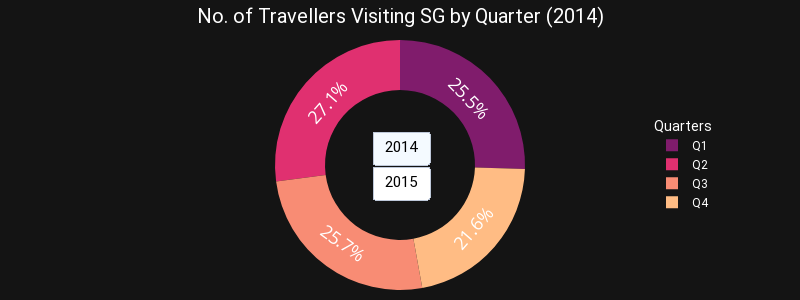

Here is the notebook cell this chart was saved with:
### Markdown cell above
## 3.3 Visual 3 <a id="part3.3"></a>

### Code cell
quarter_count_2014 = year_2014.groupby('quarter')['case'].count()
quarter_count_2015 = year_2015.groupby('quarter')['case'].count()
quarter = quarter_count_2014.index

fig3 = go.Figure()
fig3.add_trace(go.Pie(labels=quarter, values=quarter_count_2014, textinfo='percent', textfont=dict(size=18,color='#FFFFFF'), hole=0.6, name='2014', sort=False, hovertemplate ='<b>%{label}</b>'+'<br>No. of Travellers: %{value}<br>' + 'Percent: %{percent}<extra></extra>', marker=dict(colors=['#801c6c',"#e03070",'#f88c74','#ffbc84'])))
fig3.add_trace(go.Pie(labels=quarter, values=quarter_count_2015, textinfo='percent', textfont=dict(size=18,color='#FFFFFF'), hole=0.6, name='2015', sort=False, hovertemplate ='<b>%{label}</b>'+'<br>No. of Travellers: %{value}<br>' + 'Percent: %{percent}<extra></extra>', visible=False,marker=dict(colors=['#801c6c',"#e03070",'#f88c74','#ffbc84'])))

fig3.update_layout(
    updatemenus=[dict(type='buttons',showactive=True,x=0.5,y=0.5,xanchor="center",yanchor="middle",bgcolor='white',font={'size': 15,'family': 'Roboto','color':'#000000'},
                 buttons=[dict(label='2014',method='update',args=[{'visible': [True, False]},{'title': 'No. of Travellers Visiting SG by Quarter (2014)','showlegend': True}]),
                          dict(label='2015',method='update',args=[{'visible': [False, True]},{'title': 'No. of Travellers Visiting SG by Quarter (2015)','showlegend': True}])])],
    
     title={'text': "No. of Travellers Visiting SG by Quarter (2014)",
           'font': {'size': 20,'family': 'Roboto','color':'#FFFFFF'},
           'x': 0.5,
           'y':0.97,
           'xanchor': 'center'},
     
     hoverlabel=dict(font_size=14,font_family='Roboto'),
     legend_font=dict(size=12,family='Roboto',color='#FFFFFF'),
     legend=dict(title=dict(text='Quarters'),x=0.85,y=0.5),
     paper_bgcolor='#141414',
     margin=dict(l=40, r=40, t=40, b=10),
     width=800,
     height=300)     

fig3.show()

### Figure 1 — Plotly figure (JSON) as saved in the notebook; plotly's stock layout.template omitted (floating-point values rounded to 4 significant figures)
{"data": [{"hole": 0.6, "hovertemplate": "<b>%{label}</b><br>No. of Travellers: %{value}<br>Percent: %{percent}<extra></extra>", "labels": ["Q1", "Q2", "Q3", "Q4"], "marker": {"colors": ["#801c6c", "#e03070", "#f88c74", "#ffbc84"]}, "name": "2014", "sort": false, "textfont": {"color": "#FFFFFF", "size": 18}, "textinfo": "percent", "type": "pie", "values": [1126, 1196, 1136, 954]}, {"hole": 0.6, "hovertemplate": "<b>%{label}</b><br>No. of Travellers: %{value}<br>Percent: %{percent}<extra></extra>", "labels": ["Q1", "Q2", "Q3", "Q4"], "marker": {"colors": ["#801c6c", "#e03070", "#f88c74", "#ffbc84"]}, "name": "2015", "sort": false, "textfont": {"color": "#FFFFFF", "size": 18}, "textinfo": "percent", "type": "pie", "values": [1122, 1010, 1061, 1282], "visible": false}], "layout": {"height": 300, "hoverlabel": {"font": {"family": "Roboto", "size": 14}}, "legend": {"font": {"color": "#FFFFFF", "family": "Roboto", "size": 12}, "title": {"text": "Quarters"}, "x": 0.85, "y": 0.5}, "margin": {"b": 10, "l": 40, "r": 40, "t": 40}, "paper_bgcolor": "#141414", "title": {"font": {"color": "#FFFFFF", "family": "Roboto", "size": 20}, "text": "No. of Travellers Visiting SG by Quarter (2014)", "x": 0.5, "xanchor": "center", "y": 0.97}, "updatemenus": [{"bgcolor": "white", "buttons": [{"args": [{"visible": [true, false]}, {"showlegend": true, "title": "No. of Travellers Visiting SG by Quarter (2014)"}], "label": "2014", "method": "update"}, {"args": [{"visible": [false, true]}, {"showlegend": true, "title": "No. of Travellers Visiting SG by Quarter (2015)"}], "label": "2015", "method": "update"}], "font": {"color": "#000000", "family": "Roboto", "size": 15}, "showactive": true, "type": "buttons", "x": 0.5, "xanchor": "center", "y": 0.5, "yanchor": "middle"}], "width": 800}}
